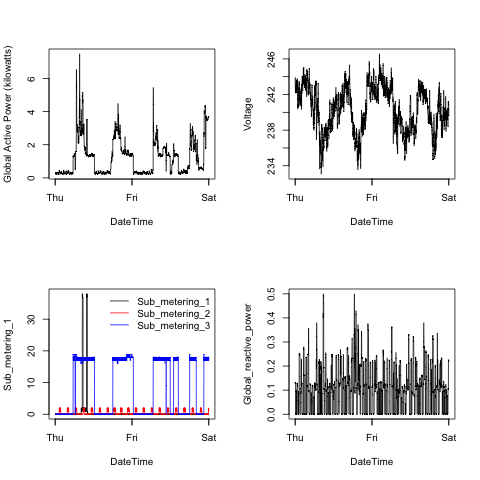

This figure's R source:
## 
## plot4.R - Generates plot4.png
##
## This script is a wrapper around functions to load and plot data for 
## course project 1. See main.R for code that loads the data and Generates
## the plot. 
##
source("main.R")

## Retain current graphics device.
prev_dev = dev.cur()

## Import the data
table <- import_data()

## Plot to PNG file.
png(filename="plot4.png", width = 480, height = 480)
plot4(table)
dev.off()

## Restore previous graphics device.
dev.set(prev_dev)
